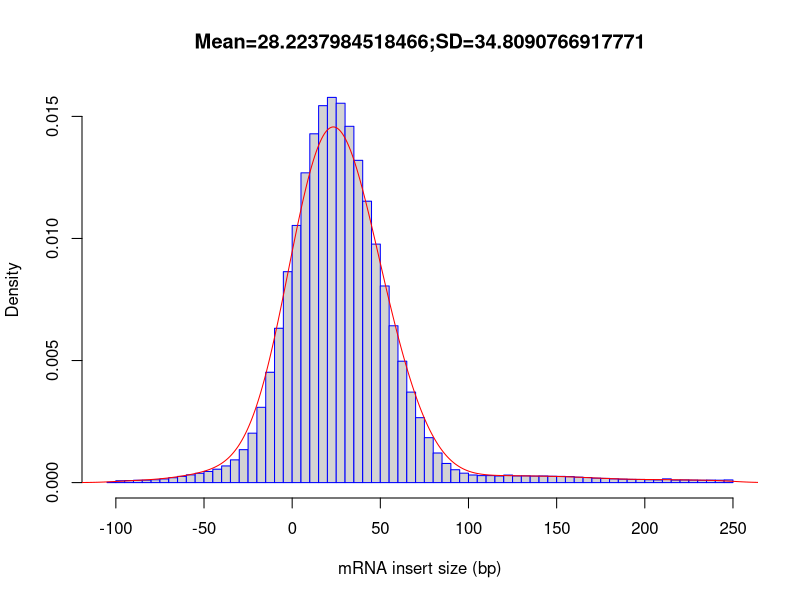

Generate this figure with R:
out_file = '/tmp/rustqc_gtf_test/GM12878_REP1.markdup.sorted'
pdf('/tmp/rustqc_gtf_test/GM12878_REP1.markdup.sorted.inner_distance_plot.pdf')
fragsize=rep(c(-247.5,-242.5,-237.5,-232.5,-227.5,-222.5,-217.5,-212.5,-207.5,-202.5,-197.5,-192.5,-187.5,-182.5,-177.5,-172.5,-167.5,-162.5,-157.5,-152.5,-147.5,-142.5,-137.5,-132.5,-127.5,-122.5,-117.5,-112.5,-107.5,-102.5,-97.5,-92.5,-87.5,-82.5,-77.5,-72.5,-67.5,-62.5,-57.5,-52.5,-47.5,-42.5,-37.5,-32.5,-27.5,-22.5,-17.5,-12.5,-7.5,-2.5,2.5,7.5,12.5,17.5,22.5,27.5,32.5,37.5,42.5,47.5,52.5,57.5,62.5,67.5,72.5,77.5,82.5,87.5,92.5,97.5,102.5,107.5,112.5,117.5,122.5,127.5,132.5,137.5,142.5,147.5,152.5,157.5,162.5,167.5,172.5,177.5,182.5,187.5,192.5,197.5,202.5,207.5,212.5,217.5,222.5,227.5,232.5,237.5,242.5,247.5),times=c(0,0,0,0,0,0,0,0,0,0,0,0,0,0,0,0,0,0,0,0,0,0,0,0,0,0,0,0,0,662,3513,3870,4323,4526,5278,6793,9054,11543,14363,17298,20762,24973,31008,42340,61344,92049,140275,205531,287459,392945,479038,577055,649757,702144,717534,706688,663711,600349,524206,444275,366309,292165,226098,168571,120923,83700,55161,35651,23989,17577,14130,12995,13013,12245,14011,12357,12526,12095,12284,11790,11508,11145,10089,9420,8222,7833,6936,6300,5998,5856,5275,4995,6927,4701,4980,4632,4382,4592,4498,4929))
frag_sd = sd(fragsize)
frag_mean = mean(fragsize)
frag_median = median(fragsize)
write(x=c("Name","Mean","Median","sd"), sep="\t", file=stdout(),ncolumns=4)
write(c(out_file,frag_mean,frag_median,frag_sd),sep="\t", file=stdout(),ncolumns=4)
hist(fragsize,probability=T,breaks=100,xlab="mRNA insert size (bp)",main=paste(c("Mean=",frag_mean,";","SD=",frag_sd),collapse=""),border="blue")
lines(density(fragsize,bw=10),col='red')
dev.off()
